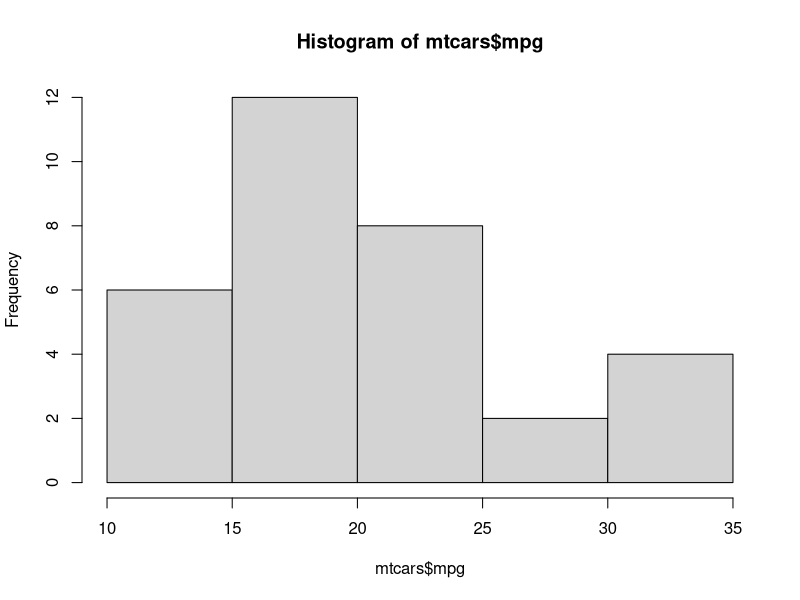
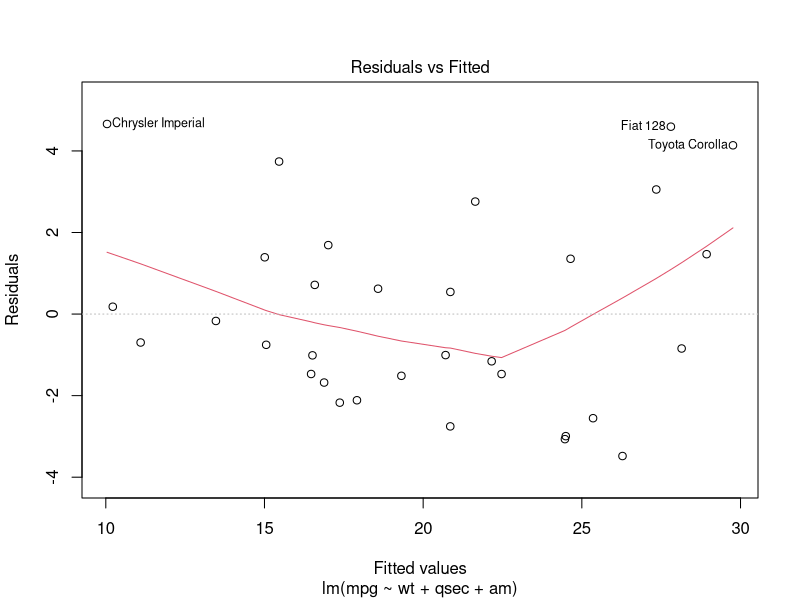
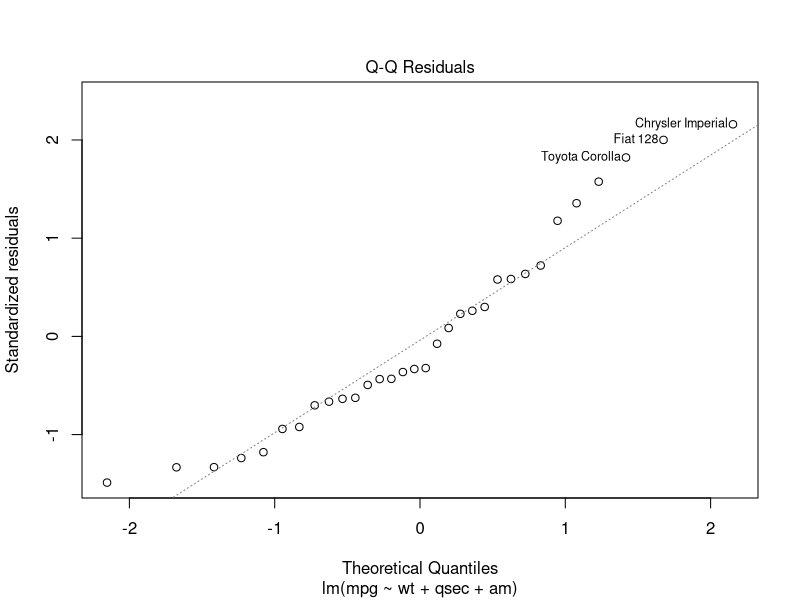
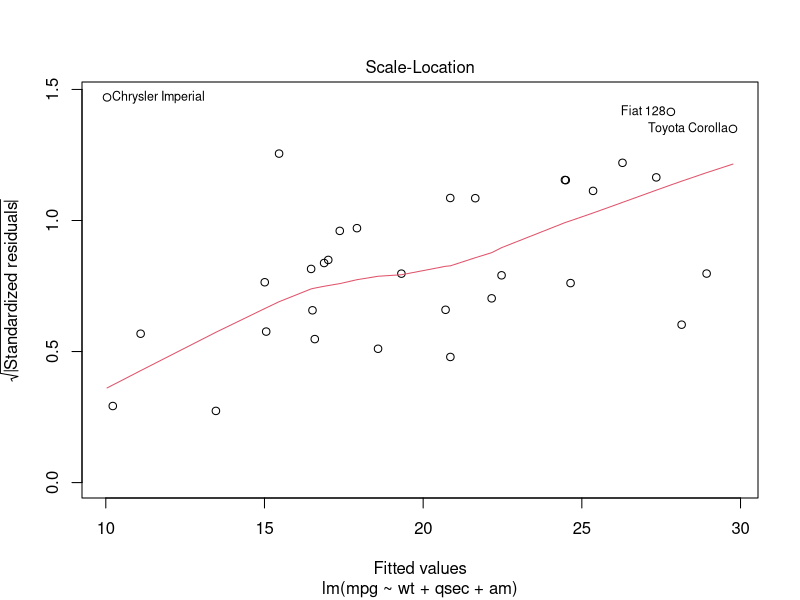
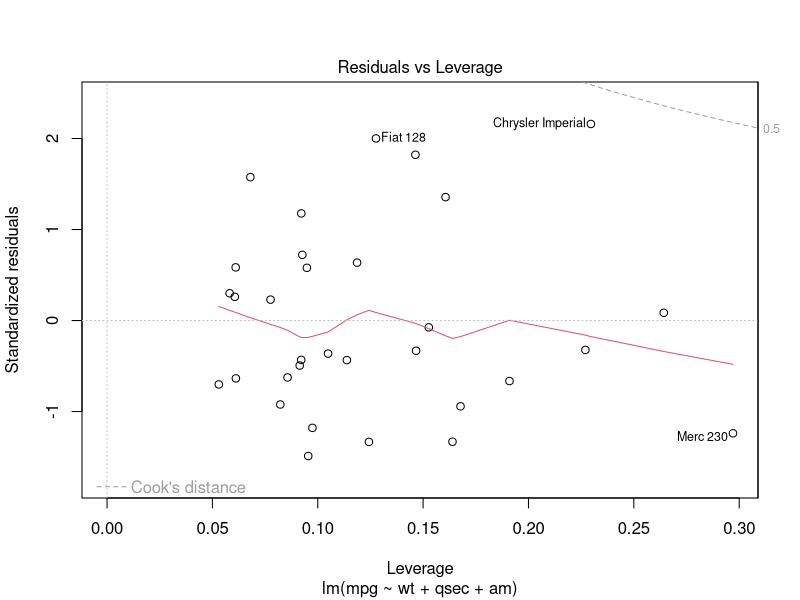

These figures' R source, in order:
# cwiczenie 2 - zbior danych mtcars#
head(mtcars)
#[, 1]   mpg     Miles/(US) gallon
#[, 2]   cyl     Number of cylinders
#[, 3]   disp    Displacement (cu.in.)
#[, 4]   hp      Gross horsepower
#[, 5]   drat    Rear axle ratio
#[, 6]   wt      Weight (lb/1000)
#[, 7]   qsec    1/4 mile time
#[, 8]   vs      V/S
#[, 9]   am      Transmission (0 = automatic, 1 = manual)
#[,10]   gear    Number of forward gears
#[,11]   carb    Number of carburetors

# odpowiedz na pytania:
# ile samochodow z probki ma conajmniej 190 koni mechanicznych (zmienna hp)
A <- mtcars[mtcars$hp >= 190,]
dim(A)

# stworz histogram zmiennej mpg (licza mil jakie samochod jest w stanie przejachac na galonie paliwa)
hist(mtcars$mpg)

# zbuduj model regresji liniowej pomiedzy zmienna mpg a zmiennymi wt, qsec, am
# funkcja lm(zmienna_objasniana ~ zmienna_objasniajaca_1 + zmienna_objasniajaca_2, data = ramka_danych)
model <- lm(mpg ~ wt+qsec+am, data = mtcars)

# wykonaj funkcje summary na dopasowanym modelu
summary(model)

# wykonaj funkcje plot na dopasowanym modelu
plot(model)

model$coefficients


# cwiczenie 3 - petle #
# napisz petle, ktora bedzie :
# a) dopasowywac model jednowymiarowy regresji liniowej pomiedzy zmienna mpg i kazda ze pozostalych zmiennych
# b) przekazywac do konsoli wynik funkcji summary dla kazdego z modeli

for(i in 2:dim(mtcars)[2]){
  two_var <- mtcars[,c(1,i)]
  model <- lm(two_var)
  print(summary(model))
}
